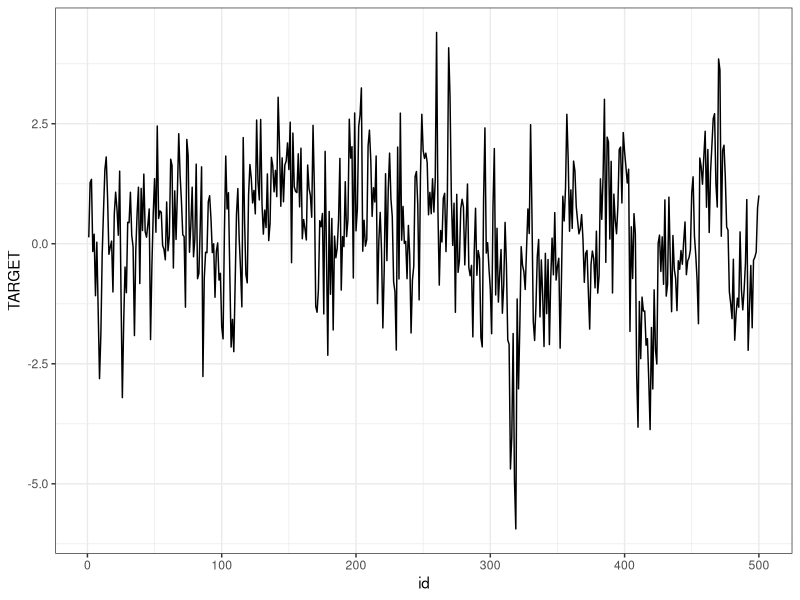

R code for this plot: (Note: this script raises an error after producing the figure.)
library(tidyverse)
library(tseries)

df <- read.csv("./data/forecast-competition-training.csv") %>% tibble %>% mutate(id=row_number())
        

## DATA PROCESSING

# Take first difference

### DATA EXPLORATION

ggplot(df) + geom_line(aes(y=TARGET, x=id)) + theme_bw() # Plot target distribution

gdf = ggplot_df(df)
